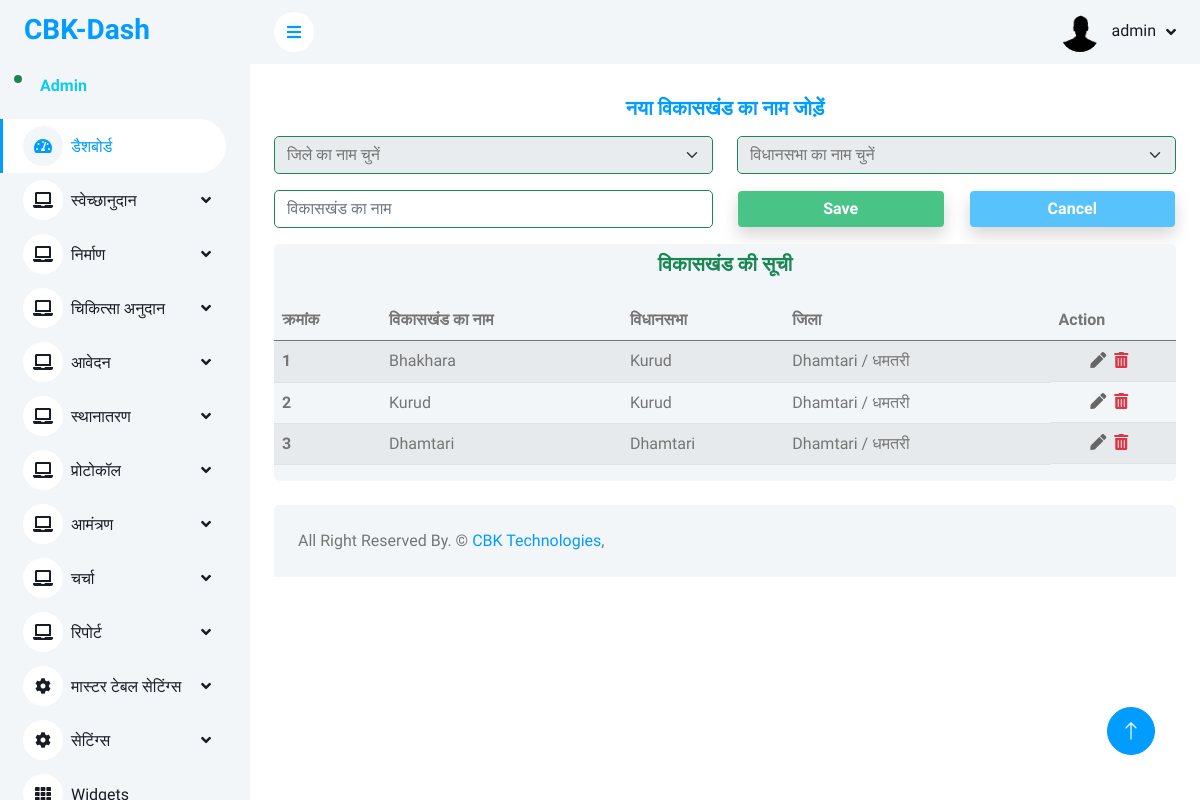
/master/vikaskhand_master.php (signed in), run on the app's committed database.
### tables this page shows
CREATE TABLE `vikaskhand_master` (
  `vikaskhand_id` int(11) NOT NULL,
  `vikaskhand_name` varchar(200) NOT NULL,
  `vidhansabha_id` int(11) NOT NULL,
  `district_id` int(11) NOT NULL
);

CREATE TABLE `vidhansabha_master` (
  `vidhansabha_id` int(11) NOT NULL,
  `vidhansabha_name` varchar(200) NOT NULL,
  `district_id` int(11) NOT NULL
);

CREATE TABLE `district_master` (
  `district_id` int(11) NOT NULL,
  `district_name` varchar(200) NOT NULL
);

### master/vikaskhand_master.php (the view, shortened to what this page needs)
<?php include('../config/dbconnection.php') ?>
<?php
$tblname = "vikaskhand_master";
$tblkey = "vikaskhand_id";
$vikaskhand_name = "";
?>
<?php include('../includes/header.php') ?>
<?php include('../includes/sidebar.php') ?>
<?php include('../includes/navbar.php') ?>
<div class="container-fluid pt-4 px-4">
    <form method="post">
        <div class="row text-center align-items-center">
            <h5 class="text-center fw-bolder text-primary mb-3">नया विकासखंड का नाम जोड़ें</h5>
            <div class="col-lg-6 text-center mb-3">
                <select name="district_id" id="districtSelect" class="form-select form-control border-success" required>
                    <option selected>जिले का नाम चुनें</option>
                </select>
            </div>
            <div class="col-lg-6 text-center mb-3">
                <select name="vidhansabha_id" id="vidhansabhaSelect" class="form-select form-control border-success" required>
                    <option selected>विधानसभा का नाम चुनें</option>
                </select>
            </div>
            <div class="col-lg-6 text-center mb-3">
                <input type="text" name="vikaskhand_name" class="form-control border-success" placeholder="विकासखंड का नाम" value="<?= $vikaskhand_name ?>" required>
            </div>
            <div class="col-lg-3 text-center mb-3">
                <button name="submit_vikaskhand" class="form-control text-center text-white btn text-center shadow" type="submit" style="background-color:#4ac387;"><b>Save</b></button>
            </div>
            <div class="col-lg-3 text-center mb-3">
                <button name="cancel_vikaskhand" class="form-control text-center text-white btn text-center shadow" type="reset" style="background-color:#57c2fc;"><b>Cancel</b></button>
            </div>
        </div>
    </form>
    <div class="row">
        <div class="col-sm-12 col-lg-12">
            <div class="bg-light rounded" style="overflow-y: scroll;">
                <h5 class="mb-4 text-center mt-2 text-success fw-bolder">विकासखंड की सूची</h5>
                <table class="table table-striped">
                    <thead class="head">
                        <tr>
                            <th scope="col">क्रमांक</th>
                            <th scope="col">विकासखंड का नाम</th>
                            <th scope="col">विधानसभा</th>
                            <th scope="col">जिला</th>
                            <th scope="col">Action</th>
                        </tr>
                    </thead>
                    <tbody>
                        <?php
                        $i = 1;
                        $sql = "SELECT v.*, v.vikaskhand_name, vs.vidhansabha_name, d.district_name
                                FROM vikaskhand_master v
                                JOIN vidhansabha_master vs ON v.vidhansabha_id = vs.vidhansabha_id
                                JOIN district_master d ON v.district_id = d.district_id
                                ORDER BY v.vikaskhand_id DESC";
                        $fetch = mysqli_query($conn, $sql);
                        while ($row = mysqli_fetch_array($fetch)) {
                        ?>
                            <tr>
                                <th scope="row"><?= $i++ ?></th>
                                <td><?= $row['vikaskhand_name'] ?></td>
                                <td><?= $row['vidhansabha_name'] ?></td>
                                <td><?= $row['district_name'] ?></td>
                                <td class="d-flex justify-content-center flex-row action">
                                    <a href="?edit_id=<?= $row['vikaskhand_id'] ?>"><i class="fas fa-pen me-2" title="Edit"></i></a>
                                    <a class="text-danger " href="#" onclick="confirmDelete(<?= $row['vikaskhand_id'] ?>, '<?= $tblname ?>', '<?= $tblkey ?>')"><i class="fas fa-trash-alt me-2" title="Delete"></i></a>
                                </td>
                            </tr>
                        <?php } ?>
                    </tbody>
                </table>
            </div>
        </div>
    </div>
</div>
<?php include('../includes/footer.php'); ?>

### css/style.css (style rules this page uses)
:root { --primary: #009CFF; --light: #F3F6F9; --dark: #191C24; }
.btn { transition: .5s; }
.action { display:flex; justify-content: center; align-items: center; }
.action a { text-decoration: none; color: #666; transition: color 0.2s ease; }

### data on the page
vikaskhand_master: vikaskhand_name "Bhakhara", vidhansabha.vidhansabha_name "Kurud", district.district_name "Dhamtari / धमतरी"
vikaskhand_master: vikaskhand_name "Kurud", vidhansabha.vidhansabha_name "Kurud", district.district_name "Dhamtari / धमतरी"
vikaskhand_master: vikaskhand_name "Dhamtari", vidhansabha.vidhansabha_name "Dhamtari", district.district_name "Dhamtari / धमतरी"

### other printed values
$username "admin"
